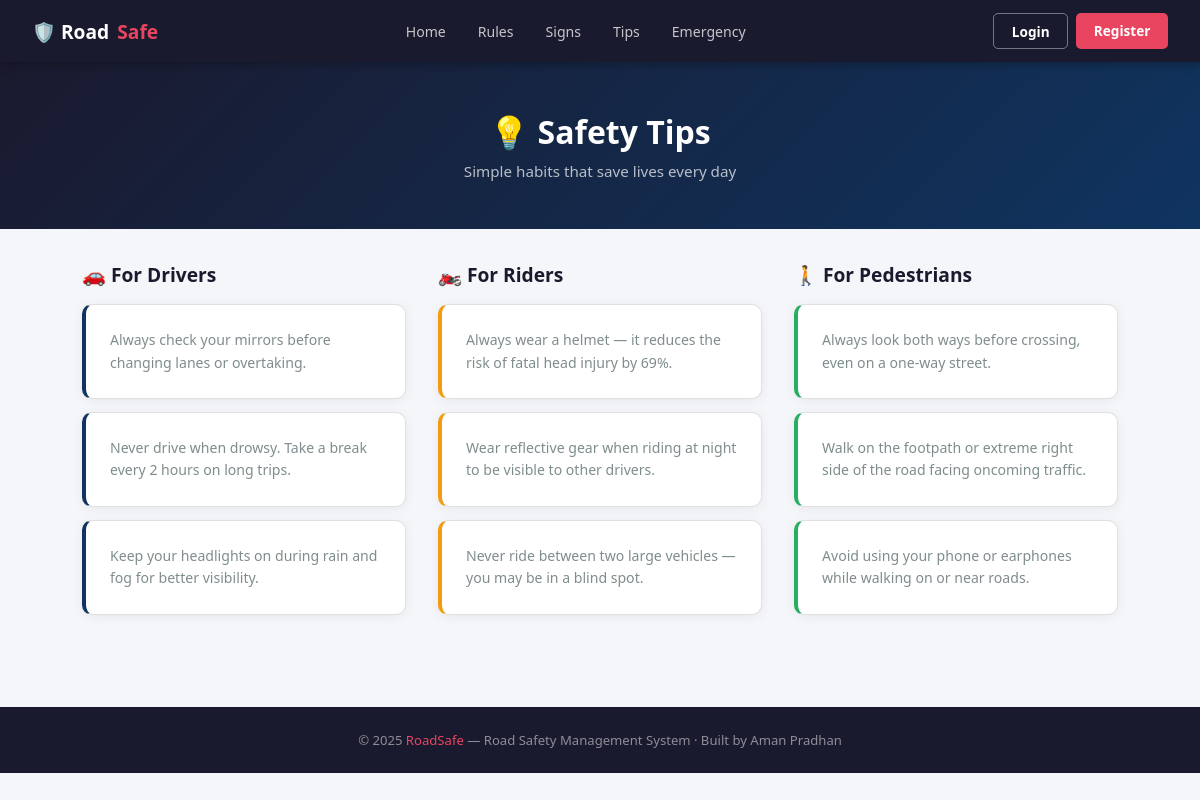
Screenshot of /safety-tips/ with the database file from the repository.
### safety/models.py (models this page shows, shortened)
class SafetyTip(models.Model):
    AUDIENCE_CHOICES = [
        ('driver', 'Drivers'),
        ('rider', 'Riders'),
        ('pedestrian', 'Pedestrians'),
    ]
    tip = models.TextField()
    audience = models.CharField(max_length=50, choices=AUDIENCE_CHOICES, default='driver')

### safety/views.py (the view)
# urls.py: path('safety-tips/', views.safety_tips, name='safety_tips'),
def safety_tips(request):
    drivers = SafetyTip.objects.filter(audience='driver')
    riders = SafetyTip.objects.filter(audience='rider')
    pedestrians = SafetyTip.objects.filter(audience='pedestrian')
    return render(request, 'safety/safety_tips.html', {
        'drivers': drivers, 'riders': riders, 'pedestrians': pedestrians
    })

### safety/templates/safety/safety_tips.html (shortened to what this page needs)
{% extends 'safety/base.html' %}
{% block content %}
<div class="page-hero">
  <h1>💡 Safety Tips</h1>
  <p>Simple habits that save lives every day</p>
</div>
<div class="container">
  <div style="display:grid; grid-template-columns: repeat(auto-fill, minmax(300px,1fr)); gap:2rem;">
    <div>
      <h2 style="font-size:1.2rem; margin-bottom:1rem; display:flex; align-items:center; gap:0.5rem;">🚗 For Drivers</h2>
      {% if drivers %}
        {% for t in drivers %}
        <div class="card" style="margin-bottom:0.8rem; border-left:4px solid #0F3460;">
          <p>{{ t.tip }}</p>
        </div>
        {% endfor %}
      {% else %}
        <div class="card"><p style="color:#7F8C8D;">No tips yet. Admin can add tips from the admin panel.</p></div>
      {% endif %}
    </div>
    <div>
      <h2 style="font-size:1.2rem; margin-bottom:1rem; display:flex; align-items:center; gap:0.5rem;">🏍️ For Riders</h2>
      {% if riders %}
        {% for t in riders %}
        <div class="card" style="margin-bottom:0.8rem; border-left:4px solid #F39C12;">
          <p>{{ t.tip }}</p>
        </div>
        {% endfor %}
      {% else %}
        <div class="card"><p style="color:#7F8C8D;">No tips yet.</p></div>
      {% endif %}
    </div>
    <div>
      <h2 style="font-size:1.2rem; margin-bottom:1rem; display:flex; align-items:center; gap:0.5rem;">🚶 For Pedestrians</h2>
      {% if pedestrians %}
        {% for t in pedestrians %}
        <div class="card" style="margin-bottom:0.8rem; border-left:4px solid #27AE60;">
          <p>{{ t.tip }}</p>
        </div>
        {% endfor %}
      {% else %}
        <div class="card"><p style="color:#7F8C8D;">No tips yet.</p></div>
      {% endif %}
    </div>
  </div>
</div>
{% endblock %}

### safety/templates/safety/base.html (style rules this page uses)
*, *::before, *::after { box-sizing: border-box; margin: 0; padding: 0; }
:root { --red: #C0392B; --dark: #1A1A2E; --navy: #16213E; --blue: #0F3460; --accent: #E94560; --green: #27AE60; --yellow: #F39C12; --white: #FFFFFF; --light: #F4F6F9; --muted: #7F8C8D; --border: #E0E0E0; }
body { font-family: 'Segoe UI', sans-serif; background: var(--light); color: var(--dark); }
.page-hero { background: linear-gradient(135deg, var(--dark) 0%, var(--blue) 100%); color: var(--white); padding: 3rem 2rem; text-align: center; }
.page-hero h1 { font-size: 2rem; margin-bottom: 0.5rem; }
.page-hero p { color: rgba(255,255,255,0.7); font-size: 0.95rem; }
.container { max-width: 1100px; margin: 0 auto; padding: 2rem; }
.card { background: var(--white); border-radius: 10px; padding: 1.5rem; box-shadow: 0 2px 12px rgba(0,0,0,0.06); border: 1px solid var(--border); }
.card p { font-size: 0.88rem; color: var(--muted); line-height: 1.6; }

### rows the page displays
SafetyTip: tip "Always check your mirrors before changing lanes or overtaking."
SafetyTip: tip "Never drive when drowsy. Take a break every 2 hours on long trips."
SafetyTip: tip "Keep your headlights on during rain and fog for better visibility."
SafetyTip: tip "Always wear a helmet — it reduces the risk of fatal head injury by 69%."
SafetyTip: tip "Wear reflective gear when riding at night to be visible to other drivers."
SafetyTip: tip "Never ride between two large vehicles — you may be in a blind spot."
SafetyTip: tip "Always look both ways before crossing, even on a one-way street."
SafetyTip: tip "Walk on the footpath or extreme right side of the road facing oncoming traffic."
SafetyTip: tip "Avoid using your phone or earphones while walking on or near roads."
